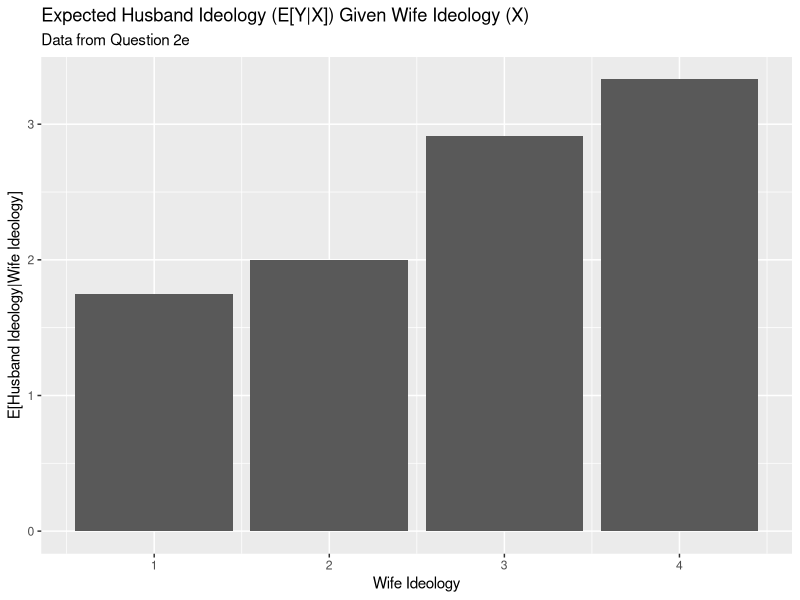

Reproduce this figure in R.
## ---- chunk 1
knitr::opts_chunk$set(echo = TRUE)
set.seed(6800)
library(tidyverse)
## ---- chunk 2
# First, I create the "women" dataset. Most of what we looked at in question 2 
# was Y|X, or men|women. So it's easier to create "women" first and then base the men off
# of that because the calculations are already done.

women <- sample(1:4, size = 1000, replace = TRUE, prob = c(.24, .25, .33, .18))

# Create an empty vector for men that I can modify with a for loop.

men <- c(rep(1, 1000))

couples <- data.frame(women, men)

# For loop time. For the probabilities, I used the probability at each value (X, Y)
# and divided it by the marginal probability for (X = x) for each value.

for(i in 1:1000){
  if(couples$women[i] == 1){
    couples$men[i] <- sample(1:4, replace = TRUE, prob = c((.12/.24), (.08/.24), 
                                                           (.02/.24), (.02/.24)))
  }
  else if(couples$women[i] == 2){
    couples$men[i] <- sample(1:4, replace = TRUE, prob = c((.05/.25), (.17/.25), 
                                                           (.01/.25), (.02/.25)))
  }
    else if(couples$women[i] == 3){
      couples$men[i] <- sample(1:4, replace = TRUE, prob = c((.01/.33), (.05/.33), 
                                                             (.23/.33), (.04/.33)))
    }
    else(couples$men[i] <- sample(1:4, replace = TRUE, prob = c((.01/.18), (.02/.18), 
                                                                (.05/.18), (.10/.18))))
}
## ---- chunk 3

ideology_prob <- function(x, y){
 newmen <- couples %>% 
   filter(women == x) %>%
   filter(men == y)
 return <- nrow(newmen)/nrow(couples)
 return
}

ideology_prob(1, 4)
ideology_prob(2, 2)
ideology_prob(4, 3)
## ---- chunk 4
conditional_prob <- function(input_variable, value){
  if(input_variable == "x" & value == 1){return <- c((.12/.24), (.08/.24), (.02/.24), (.02/.24))}
  else if(input_variable == "x" & value == 2){return <- c((.05/.25), (.17/.25), (.01/.25), (.02/.25))}
  else if(input_variable == "x" & value == 3){return <- c((.01/.33), (.05/.33), (.23/.33), (.04/.33))}
  else if(input_variable == "x" & value == 4){return <- c((.01/.18), (.02/.18), (.05/.18), (.1/.18))}
  else if(input_variable == "y" & value == 1){return <- c((.12/.19), (.05/.19), (.01/.19), (.01/.19))}
  else if(input_variable == "y" & value == 2){return <- c((.08/.32), (.17/.32), (.05/.32), (.02/.32))}
  else if(input_variable == "y" & value == 3){return <- c((.02/.31), (.01/.31), (.23/.31), (.05/.31))}
  else if(input_variable == "y" & value == 4){return <- c((.02/.18), (.02/.18), (.04/.18), (.10/.18))}
  else(return <- "Sadly, some relationships are not meant to be.")

return
}

conditional_prob(input_variable = "x", value = 1)
conditional_prob(input_variable = "y", value = 4)
## ---- chunk 5
# First, I have to set up a dataset.

plotx <- c(1, 2, 3, 4)
ploty <- c(1.75, 2, 2.91, 3.33)

plot <- data.frame(plotx, ploty)


plot1 <- ggplot(plot, aes(x = plotx, y = ploty)) +
  geom_col() +
  labs(title = "Expected Husband Ideology (E[Y|X]) Given Wife Ideology (X)",
       subtitle = "Data from Question 2e",
       y = "E[Husband Ideology|Wife Ideology]",
       x = "Wife Ideology")

plot1
## ---- chunk 6
mean(couples$women)
mean(couples$men)
var(couples$women)
var(couples$men)
